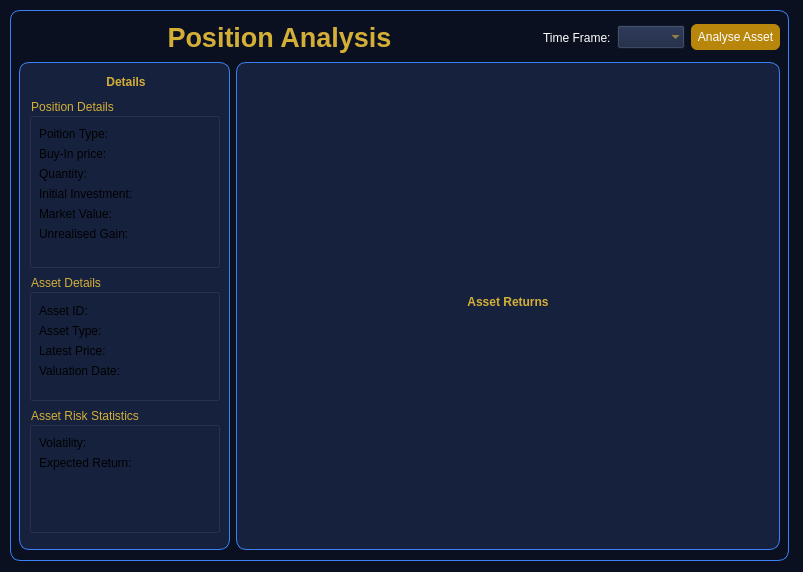
<?xml version="1.0" encoding="UTF-8"?>
<ui version="4.0">
 <class>PositionDialog</class>
 <widget class="QDialog" name="PositionDialog">
  <property name="geometry">
   <rect>
    <x>0</x>
    <y>0</y>
    <width>803</width>
    <height>572</height>
   </rect>
  </property>
  <property name="windowTitle">
   <string>Dialog</string>
  </property>
  <property name="styleSheet">
   <string notr="true">QDialog{
	
	background-color: rgb(11, 16, 32);
}</string>
  </property>
  <widget class="QFrame" name="asset_analysis_frame">
   <property name="geometry">
    <rect>
     <x>10</x>
     <y>10</y>
     <width>779</width>
     <height>551</height>
    </rect>
   </property>
   <property name="styleSheet">
    <string notr="true">QFrame{
	border: 1px solid rgb(59, 130, 246);
	border-radius: 10px
}

QFrame QLabel {
	border: none;
}</string>
   </property>
   <property name="frameShape">
    <enum>QFrame::Shape::StyledPanel</enum>
   </property>
   <property name="frameShadow">
    <enum>QFrame::Shadow::Raised</enum>
   </property>
   <widget class="QWidget" name="verticalLayoutWidget_2">
    <property name="geometry">
     <rect>
      <x>9</x>
      <y>9</y>
      <width>761</width>
      <height>531</height>
     </rect>
    </property>
    <layout class="QVBoxLayout" name="asset_analysis_layout">
     <item>
      <layout class="QHBoxLayout" name="horizontalLayout_2">
       <item>
        <widget class="QLabel" name="position_analysis_title">
         <property name="sizePolicy">
          <sizepolicy hsizetype="Expanding" vsizetype="Fixed">
           <horstretch>0</horstretch>
           <verstretch>0</verstretch>
          </sizepolicy>
         </property>
         <property name="styleSheet">
          <string notr="true">QLabel{

	font: 12pt &quot;Segoe UI&quot;;
	border: 0px;
	color: rgb(212, 175, 55);
	padding: 3px;
}</string>
         </property>
         <property name="text">
          <string>&lt;html&gt;&lt;head/&gt;&lt;body&gt;&lt;p align=&quot;center&quot;&gt;&lt;span style=&quot; font-size:20pt; font-weight:700;&quot;&gt;Position Analysis&lt;/span&gt;&lt;/p&gt;&lt;/body&gt;&lt;/html&gt;</string>
         </property>
        </widget>
       </item>
       <item>
        <layout class="QHBoxLayout" name="horizontalLayout_3">
         <item>
          <widget class="QLabel" name="timeframe_title">
           <property name="styleSheet">
            <string notr="true">QLabel{
	
	color: rgb(255, 255, 255);
}</string>
           </property>
           <property name="text">
            <string>Time Frame:</string>
           </property>
          </widget>
         </item>
         <item>
          <widget class="QComboBox" name="timeframe_box">
           <property name="sizePolicy">
            <sizepolicy hsizetype="Fixed" vsizetype="Fixed">
             <horstretch>0</horstretch>
             <verstretch>0</verstretch>
            </sizepolicy>
           </property>
           <property name="styleSheet">
            <string notr="true">QComboBox{
	
	background-color: rgb(22, 33, 62);
	color: rgb(212, 175, 55);
	padding: 3px;
}</string>
           </property>
           <property name="placeholderText">
            <string notr="true"/>
           </property>
           <property name="frame">
            <bool>false</bool>
           </property>
          </widget>
         </item>
        </layout>
       </item>
       <item>
        <widget class="QPushButton" name="analyse_asset_button">
         <property name="styleSheet">
          <string notr="true">QPushButton {
    background-color: rgb(184, 134, 11);
    color: white;
    border-radius: 6px;
    padding: 6px;
}


QPushButton:hover {
    background-color: #D4AF37 ;
}

QPushButton:pressed {
    background-color: rgb(181, 148, 16);
}</string>
         </property>
         <property name="text">
          <string>Analyse Asset</string>
         </property>
        </widget>
       </item>
      </layout>
     </item>
     <item>
      <layout class="QHBoxLayout" name="horizontalLayout">
       <item>
        <widget class="QFrame" name="asset_analytics_frame">
         <property name="sizePolicy">
          <sizepolicy hsizetype="Expanding" vsizetype="Expanding">
           <horstretch>0</horstretch>
           <verstretch>0</verstretch>
          </sizepolicy>
         </property>
         <property name="minimumSize">
          <size>
           <width>211</width>
           <height>200</height>
          </size>
         </property>
         <property name="maximumSize">
          <size>
           <width>200</width>
           <height>16777215</height>
          </size>
         </property>
         <property name="styleSheet">
          <string notr="true">QFrame{
	background-color: rgb(22, 33, 62);
}
</string>
         </property>
         <property name="frameShape">
          <enum>QFrame::Shape::StyledPanel</enum>
         </property>
         <property name="frameShadow">
          <enum>QFrame::Shadow::Raised</enum>
         </property>
         <widget class="QWidget" name="verticalLayoutWidget_3">
          <property name="geometry">
           <rect>
            <x>10</x>
            <y>10</y>
            <width>191</width>
            <height>461</height>
           </rect>
          </property>
          <layout class="QVBoxLayout" name="verticalLayout_3">
           <item>
            <widget class="QLabel" name="label_4">
             <property name="sizePolicy">
              <sizepolicy hsizetype="Expanding" vsizetype="Fixed">
               <horstretch>0</horstretch>
               <verstretch>0</verstretch>
              </sizepolicy>
             </property>
             <property name="styleSheet">
              <string notr="true">QLabel{

	font: 12pt &quot;Segoe UI&quot;;
	border: 0px;
	color: rgb(212, 175, 55);
	padding: 3px;
}</string>
             </property>
             <property name="text">
              <string>&lt;html&gt;&lt;head/&gt;&lt;body&gt;&lt;p align=&quot;center&quot;&gt;&lt;span style=&quot; font-weight:700;&quot;&gt;Details&lt;/span&gt;&lt;/p&gt;&lt;/body&gt;&lt;/html&gt;</string>
             </property>
            </widget>
           </item>
           <item>
            <widget class="QGroupBox" name="groupBox">
             <property name="enabled">
              <bool>true</bool>
             </property>
             <property name="minimumSize">
              <size>
               <width>0</width>
               <height>170</height>
              </size>
             </property>
             <property name="styleSheet">
              <string notr="true">QGroupBox{
	color: rgb(212, 175, 55);
}</string>
             </property>
             <property name="title">
              <string>Position Details</string>
             </property>
             <widget class="QWidget" name="formLayoutWidget">
              <property name="geometry">
               <rect>
                <x>10</x>
                <y>29</y>
                <width>171</width>
                <height>141</height>
               </rect>
              </property>
              <layout class="QFormLayout" name="formLayout_2">
               <item row="0" column="0">
                <widget class="QLabel" name="position_type_label">
                 <property name="text">
                  <string>Poition Type:</string>
                 </property>
                </widget>
               </item>
               <item row="0" column="1">
                <widget class="QLabel" name="position_type_output">
                 <property name="text">
                  <string/>
                 </property>
                </widget>
               </item>
               <item row="1" column="0">
                <widget class="QLabel" name="buyin_title">
                 <property name="text">
                  <string>Buy-In price:</string>
                 </property>
                </widget>
               </item>
               <item row="1" column="1">
                <widget class="QLabel" name="buyin_output">
                 <property name="text">
                  <string/>
                 </property>
                </widget>
               </item>
               <item row="2" column="0">
                <widget class="QLabel" name="quantity_label">
                 <property name="text">
                  <string>Quantity:</string>
                 </property>
                </widget>
               </item>
               <item row="2" column="1">
                <widget class="QLabel" name="quantity_output">
                 <property name="text">
                  <string/>
                 </property>
                </widget>
               </item>
               <item row="3" column="0">
                <widget class="QLabel" name="initial_investment_title">
                 <property name="text">
                  <string>Initial Investment:</string>
                 </property>
                </widget>
               </item>
               <item row="3" column="1">
                <widget class="QLabel" name="initial_investment_output">
                 <property name="text">
                  <string/>
                 </property>
                </widget>
               </item>
               <item row="4" column="0">
                <widget class="QLabel" name="market_value_title">
                 <property name="text">
                  <string>Market Value:</string>
                 </property>
                </widget>
               </item>
               <item row="5" column="0">
                <widget class="QLabel" name="unrealised_gain_title">
                 <property name="text">
                  <string>Unrealised Gain:</string>
                 </property>
                </widget>
               </item>
               <item row="4" column="1">
                <widget class="QLabel" name="market_value_output">
                 <property name="text">
                  <string/>
                 </property>
                </widget>
               </item>
               <item row="5" column="1">
                <widget class="QLabel" name="unrealised_gain_output">
                 <property name="text">
                  <string/>
                 </property>
                </widget>
               </item>
              </layout>
             </widget>
            </widget>
           </item>
           <item>
            <widget class="QGroupBox" name="groupBox_2">
             <property name="styleSheet">
              <string notr="true">QGroupBox{
	color: rgb(212, 175, 55);
}</string>
             </property>
             <property name="title">
              <string>Asset Details</string>
             </property>
             <widget class="QWidget" name="formLayoutWidget_2">
              <property name="geometry">
               <rect>
                <x>10</x>
                <y>30</y>
                <width>171</width>
                <height>91</height>
               </rect>
              </property>
              <layout class="QFormLayout" name="formLayout_3">
               <item row="0" column="0">
                <widget class="QLabel" name="asset_ID_title">
                 <property name="text">
                  <string>Asset ID:</string>
                 </property>
                </widget>
               </item>
               <item row="0" column="1">
                <widget class="QLabel" name="asset_ID_output">
                 <property name="text">
                  <string/>
                 </property>
                </widget>
               </item>
               <item row="1" column="0">
                <widget class="QLabel" name="asset_type_title">
                 <property name="text">
                  <string>Asset Type:</string>
                 </property>
                </widget>
               </item>
               <item row="1" column="1">
                <widget class="QLabel" name="asset_type_output">
                 <property name="text">
                  <string/>
                 </property>
                </widget>
               </item>
               <item row="2" column="0">
                <widget class="QLabel" name="latest_price_title">
                 <property name="text">
                  <string>Latest Price:</string>
                 </property>
                </widget>
               </item>
               <item row="3" column="0">
                <widget class="QLabel" name="valuation_date_title">
                 <property name="text">
                  <string>Valuation Date:</string>
                 </property>
                </widget>
               </item>
               <item row="3" column="1">
                <widget class="QLabel" name="valuation_date_output">
                 <property name="text">
                  <string/>
                 </property>
                </widget>
               </item>
               <item row="2" column="1">
                <widget class="QLabel" name="latest_price_output">
                 <property name="text">
                  <string/>
                 </property>
                </widget>
               </item>
              </layout>
             </widget>
            </widget>
           </item>
           <item>
            <widget class="QGroupBox" name="groupBox_3">
             <property name="styleSheet">
              <string notr="true">QGroupBox{
	color: rgb(212, 175, 55);
}</string>
             </property>
             <property name="title">
              <string>Asset Risk Statistics</string>
             </property>
             <widget class="QWidget" name="formLayoutWidget_3">
              <property name="geometry">
               <rect>
                <x>10</x>
                <y>29</y>
                <width>171</width>
                <height>81</height>
               </rect>
              </property>
              <layout class="QFormLayout" name="formLayout">
               <item row="0" column="0">
                <widget class="QLabel" name="volatility_title">
                 <property name="text">
                  <string>Volatility:</string>
                 </property>
                </widget>
               </item>
               <item row="0" column="1">
                <widget class="QLabel" name="volatility_output">
                 <property name="text">
                  <string/>
                 </property>
                </widget>
               </item>
               <item row="1" column="0">
                <widget class="QLabel" name="exp_return_title">
                 <property name="text">
                  <string>Expected Return:</string>
                 </property>
                </widget>
               </item>
               <item row="1" column="1">
                <widget class="QLabel" name="exp_return_output">
                 <property name="text">
                  <string/>
                 </property>
                </widget>
               </item>
              </layout>
             </widget>
            </widget>
           </item>
          </layout>
         </widget>
        </widget>
       </item>
       <item>
        <widget class="QFrame" name="asset_graph_frame">
         <property name="sizePolicy">
          <sizepolicy hsizetype="Expanding" vsizetype="Expanding">
           <horstretch>0</horstretch>
           <verstretch>0</verstretch>
          </sizepolicy>
         </property>
         <property name="minimumSize">
          <size>
           <width>0</width>
           <height>0</height>
          </size>
         </property>
         <property name="styleSheet">
          <string notr="true">QFrame{
	background-color: rgb(22, 33, 62);
}
</string>
         </property>
         <property name="frameShape">
          <enum>QFrame::Shape::StyledPanel</enum>
         </property>
         <property name="frameShadow">
          <enum>QFrame::Shadow::Raised</enum>
         </property>
         <widget class="QWidget" name="verticalLayoutWidget_4">
          <property name="geometry">
           <rect>
            <x>10</x>
            <y>10</y>
            <width>521</width>
            <height>461</height>
           </rect>
          </property>
          <layout class="QVBoxLayout" name="verticalLayout_4">
           <item>
            <widget class="QLabel" name="label_5">
             <property name="sizePolicy">
              <sizepolicy hsizetype="Expanding" vsizetype="Fixed">
               <horstretch>0</horstretch>
               <verstretch>0</verstretch>
              </sizepolicy>
             </property>
             <property name="styleSheet">
              <string notr="true">QLabel{

	font: 12pt &quot;Segoe UI&quot;;
	border: 0px;
	color: rgb(212, 175, 55);
	padding: 3px;
}</string>
             </property>
             <property name="text">
              <string>&lt;html&gt;&lt;head/&gt;&lt;body&gt;&lt;p align=&quot;center&quot;&gt;&lt;span style=&quot; font-weight:700;&quot;&gt;Asset Returns&lt;/span&gt;&lt;/p&gt;&lt;/body&gt;&lt;/html&gt;</string>
             </property>
            </widget>
           </item>
           <item>
            <layout class="QHBoxLayout" name="returns_graph_layout"/>
           </item>
          </layout>
         </widget>
        </widget>
       </item>
      </layout>
     </item>
    </layout>
   </widget>
  </widget>
 </widget>
 <resources/>
 <connections/>
</ui>
